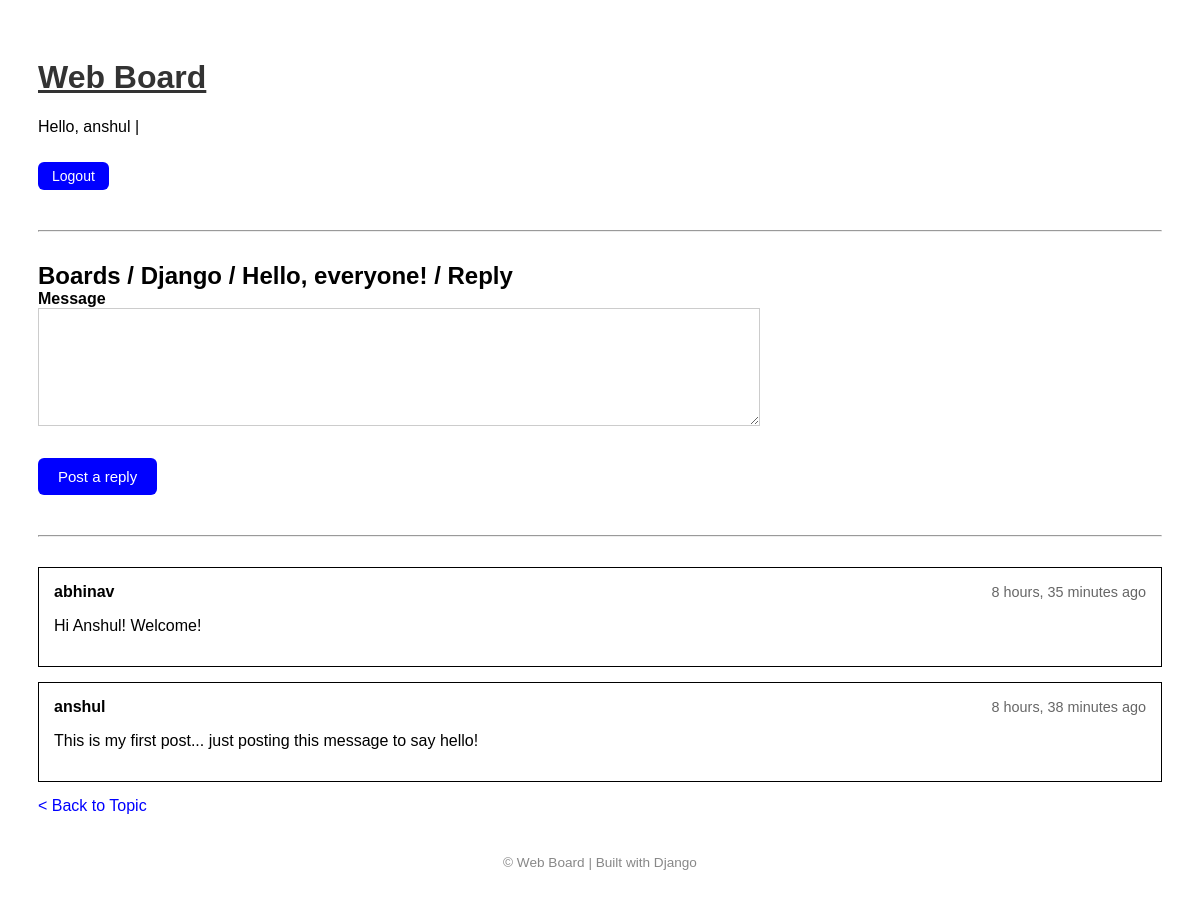
The app's page /boards/10/topics/18/reply/ (signed in) with its own data.
### boards/models.py (models this page shows, shortened)
class Topic(models.Model):
    subject = models.CharField(max_length=255)
    board = models.ForeignKey(Board, related_name='topics', on_delete=models.CASCADE)
    starter = models.ForeignKey(User, related_name='topics', on_delete=models.CASCADE)
    created_at = models.DateTimeField(auto_now_add=True)
    views = models.PositiveIntegerField(default=0)

class Board(models.Model):
    name = models.CharField(max_length=100, unique=True)
    description = models.TextField()

class Post(models.Model):
    message = models.TextField(max_length=4000)
    topic = models.ForeignKey(Topic, related_name='posts', on_delete=models.CASCADE)
    created_by = models.ForeignKey(User, related_name='posts', on_delete=models.CASCADE)
    created_at = models.DateTimeField(auto_now_add=True)

### boards/views.py (the view)
# urls.py: path('boards/<int:board_id>/topics/<int:topic_id>/reply/', views.reply_topic, name='reply_topic'),
@login_required
def reply_topic(request, board_id, topic_id):
    topic = get_object_or_404(Topic, board__pk=board_id, pk=topic_id)
    if request.method == 'POST':
        form = PostForm(request.POST)
        if form.is_valid():
            post = form.save(commit=False)
            post.topic = topic
            post.created_by = request.user
            post.save()
            return redirect('topic_posts', board_id=board_id, topic_id=topic.pk)
    else:
        form = PostForm()
    posts = topic.posts.order_by('-created_at')
    return render(request, 'boards/reply_topic.html', {
        'topic': topic,
        'form': form,
        'posts': posts
    })

### boards/forms.py
class PostForm(forms.ModelForm):
    class Meta:
        model = Post
        fields = ['message']

### templates/boards/reply_topic.html (shortened to what this page needs)
{% extends 'base.html' %}
{% block content %}
<h2>Boards / {{ topic.board.name }} / {{ topic.subject }} / Reply</h2>
<form method="post" style="background: none; border: none; padding: 0; max-width: 700px;">
    <label for="{{ form.message.id_for_label }}"><strong>Message</strong></label><br>
    <textarea name="message" id="{{ form.message.id_for_label }}" rows="6"
              style="width: 100%; padding: 10px; font-size: 14px; border: 1px solid #ccc; border-radius: 0;">{{ form.message.value|default_if_none:'' }}</textarea><br><br>
    <button type="submit" class="button" style="font-size: 15px; padding: 10px 20px;">Post a reply</button>
</form>
<hr>
{% for post in posts %}
    <div class="post-box">
        <div style="display: flex; justify-content: space-between; align-items: center;">
            <strong>{{ post.created_by.username }}</strong>
            <span style="font-size: 0.9em; color: #666;">{{ post.created_at|timesince }} ago</span>
        </div>
        <div style="margin-top: 8px;">
            {{ post.message|linebreaks }}
        </div>
    </div>
{% empty %}
    <p>No previous posts.</p>
{% endfor %}
<a href="{% url 'topic_posts' topic.board.pk topic.pk %}" class="blue-link-no-underline">< Back to Topic</a>
{% endblock %}

### templates/base.html (shortened to what this page needs)
<!DOCTYPE html>
<html lang="en">
<head>
</head>
<body>
    <header>
        <h1><a href="{% url 'home' %}">Web Board</a></h1>
        {% if user.is_authenticated %}
            <p>
                Hello, {{ user.username }} |
                <form action="{% url 'logout' %}" method="post" class="inline-logout">
                    <button type="submit" class="button" style="padding: 6px 14px; font-size: 14px;">
                        Logout
                    </button>
                </form>
            </p>
        {% else %}
            <p>
                <a href="{% url 'login' %}" class="auth-link">Login</a> |
                <a href="{% url 'signup' %}" class="auth-link">Sign Up</a>
            </p>
        {% endif %}
    </header>
    <hr>
    {% block content %}{% endblock %}
    <footer>
        &copy; {{ now|date:"Y" }} Web Board | Built with Django
    </footer>
</body>
</html>

### templates/base.html (style rules this page uses)
body { font-family: Arial, sans-serif; padding: 30px; background-color: white; }
header { margin-bottom: 20px; }
h2 { margin-bottom: 0; }
h1 a { text-decoration: underline; color: #333; }
a { color: #007bff; text-decoration: none; }
.blue-link-no-underline { color: blue; text-decoration: none; font-weight: 500; }
.button { background-color: blue; color: white; padding: 8px 14px; border: none; border-radius: 6px; text-decoration: none; display: inline-block; font-size: 14px; margin: 10px 0; cursor: pointer; }
.post-box { border: 1px solid black; background: white; padding: 15px; margin: 15px 0; border-radius: 0; }
form { background: white; padding: 20px; border: 1px solid #ddd; border-radius: 5px; max-width: 700px; }
form button { margin-top: 10px; }
.inline-logout { background: none; padding: 0; border: none; max-width: none; display: inline; }
hr { margin: 30px 0; }
footer { margin-top: 40px; font-size: 0.85em; color: #888; text-align: center; }

### records on screen
Topic: board.name "Django", subject "Hello, everyone!"
Post: created_by.username "abhinav", created_at "8 hours, 35 minutes", message "Hi Anshul! Welcome!"
Post: created_by.username "anshul", created_at "8 hours, 38 minutes", message "This is my first post... just posting this message to say hello!"

### other values on screen
{{ user.username }} "anshul"
